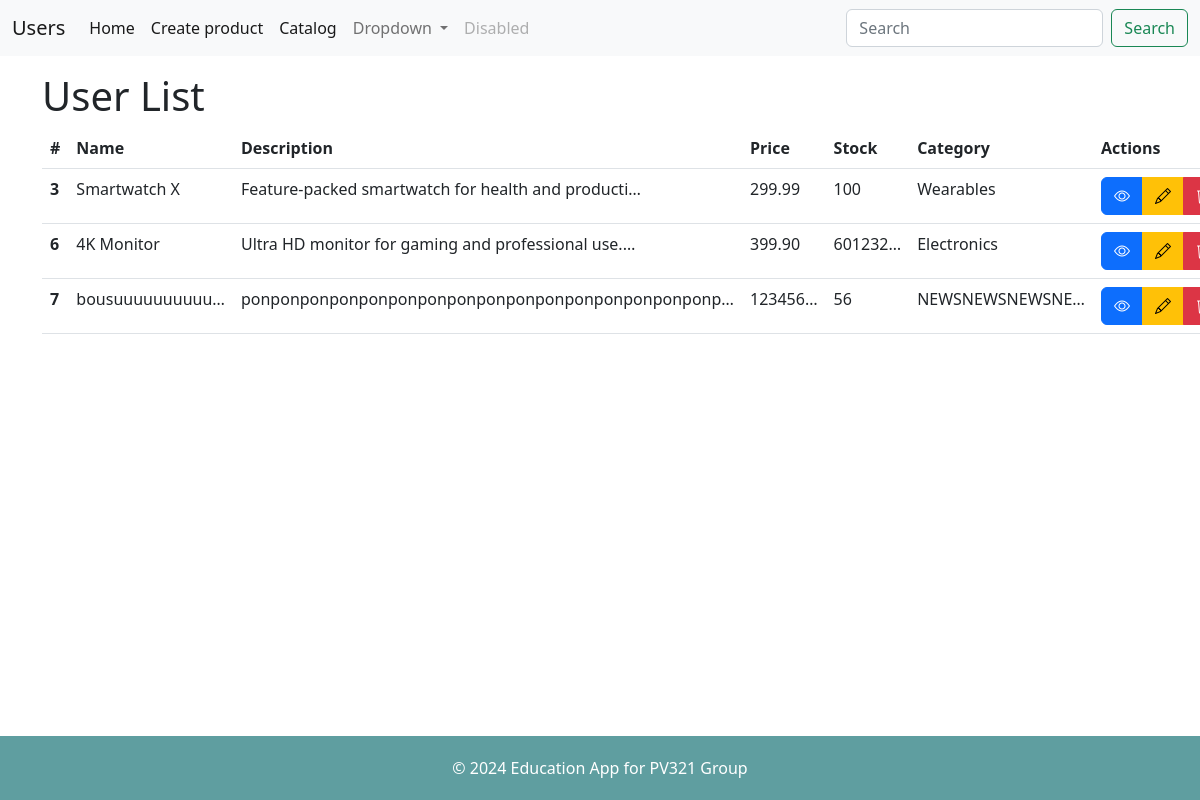
The page /products/home/ on the database as committed earlier.
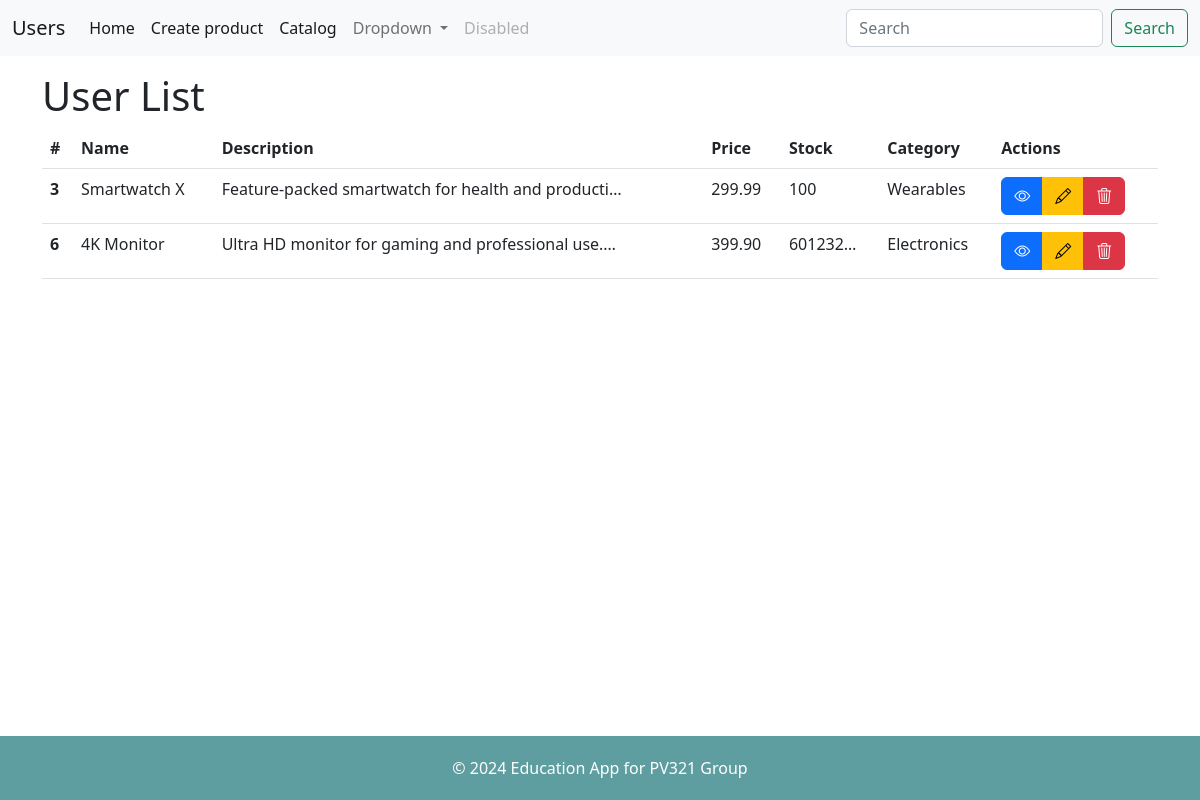
The same page on the database as committed later.
### products/models.py (models this page shows, shortened)
class Product(models.Model):
    CATEGORY_CHOICES = [
        (0, '1stCategory'),
        (1, '2stCategory'),
        (2, '3stCategory'),
    ]
    name = models.CharField(max_length=255)
    description = models.TextField()
    price = models.DecimalField(max_digits=10, decimal_places=2)
    stock = models.PositiveIntegerField()
    category = models.IntegerField(choices=CATEGORY_CHOICES, default=0)
    photo = models.ImageField(blank=True, null=True)

### products/views.py (the view)
# urls.py: 2. Add a URL to urlpatterns:  path('', views.home, name='home')
def home(request):
    products = Product.objects.all()
    return render(request, "index.html", {"products": products})

### products/templates/index.html (shortened to what this page needs)
{% extends "_layout.html" %}
{% block content %}
<h1>User List</h1>
<table class="table">
    <thead>
        <tr>
            <th scope="col">#</th>
            <th scope="col">Name</th>
            <th scope="col">Description</th>
            <th scope="col">Price</th>
            <th scope="col">Stock</th>
            <th scope="col">Category</th>
            <th scope="col">Actions</th>
        </tr>
    </thead>
    <tbody>
        {% for product in products %}
        <tr>
            <th scope="row">{{product.id}}</th>
            <td>{{product.name | truncatechars:15}}</td>
            <td>{{product.description | truncatechars:50}}</td>
            <td>{{product.price| truncatechars:7}}</td>
            <td>{{product.stock| truncatechars:7}}</td>
            <td>{{product.category| truncatechars:15}}</td>
            <td>
                <div class="btn-group" role="group">
                        <a type="button" class="btn btn-primary" href="{% url 'details' product.id %}">
                            <i class="bi bi-eye"></i>
                        </a>
                        <a class="btn btn-warning" href="{% url 'edit' product.id%}">
                            <i class="bi bi-pencil"></i>
                        </a>
                        <a type="button" class="btn btn-danger" href="{% url 'delete' product.id %}">
                            <i class="bi bi-trash3"></i>
                        </a>
                </div>
            </td>
        </tr>
        {% endfor %}
    </tbody>
</table>
{% endblock %}

Rows that differ between the two databases and show on the page:
removed Product: id "7", name "bousuuuuuuuuuu…", description "ponponponponponponponponponponponponponponponponp…", price "123456…", stock "56", category "NEWSNEWSNEWSNE…"
